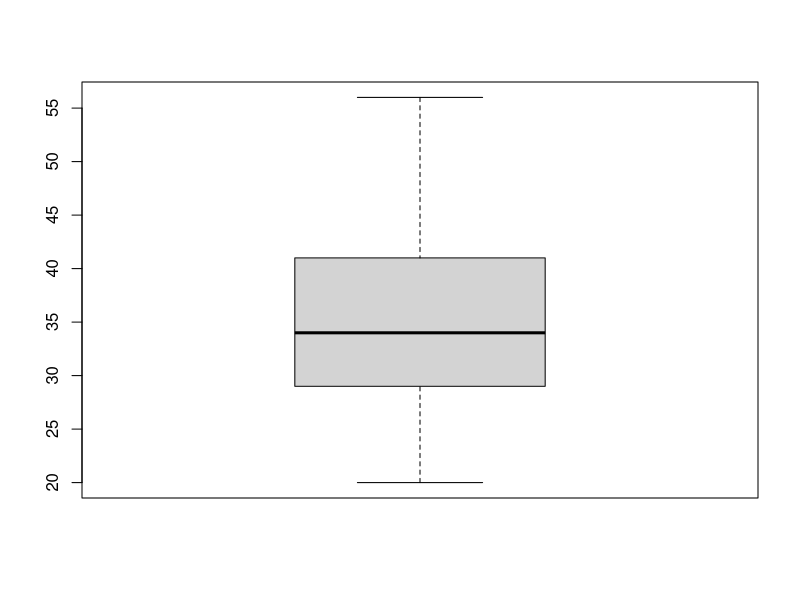
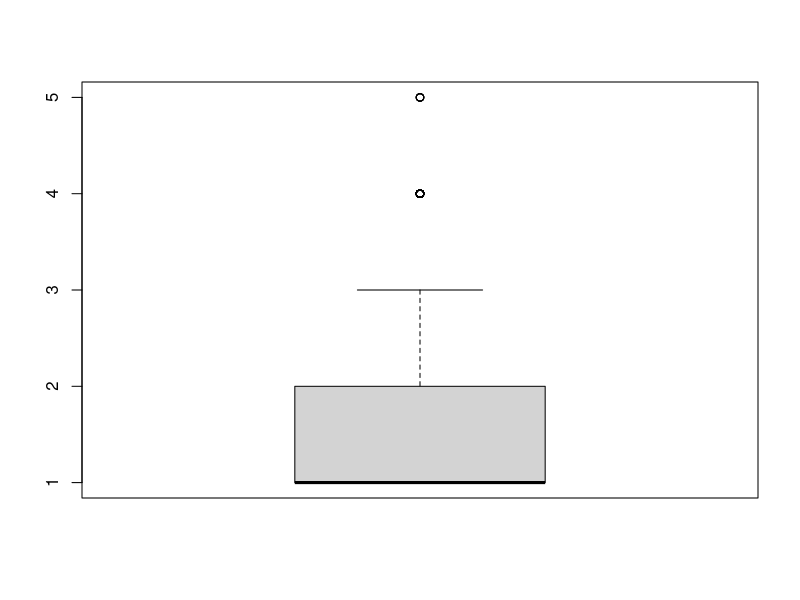
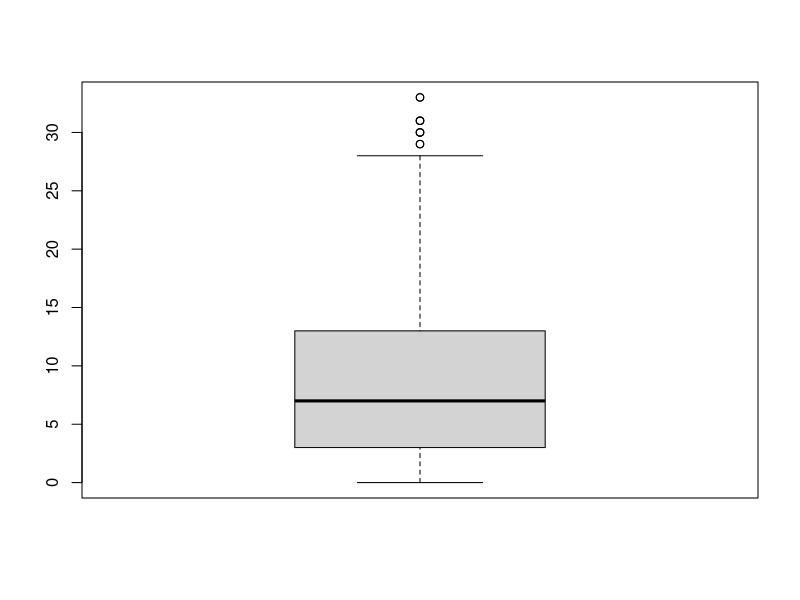
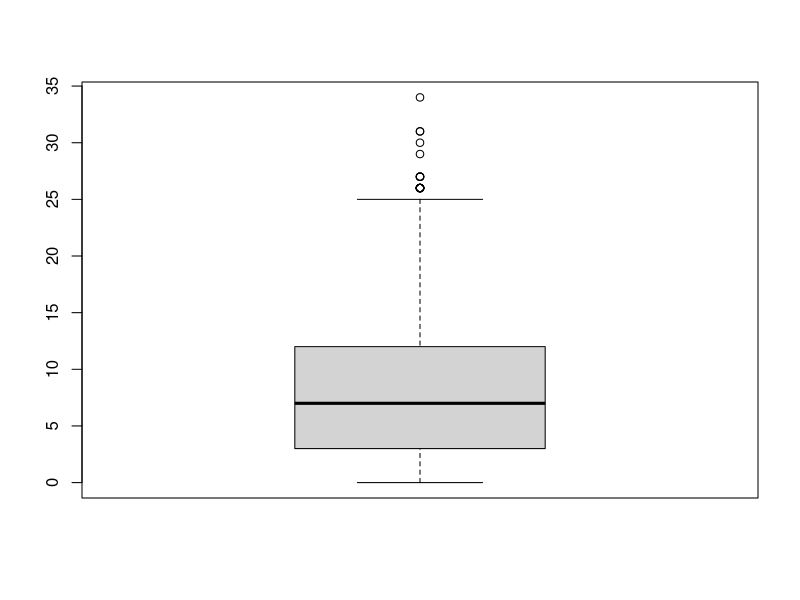
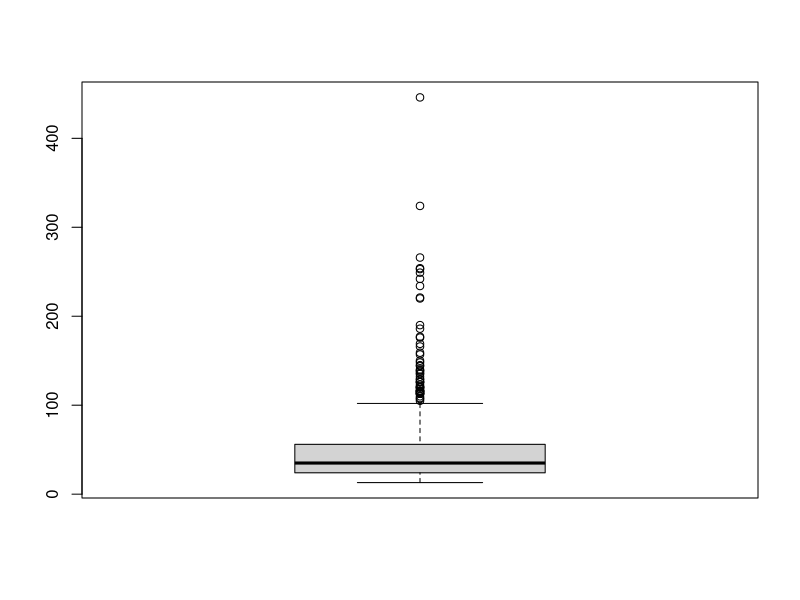
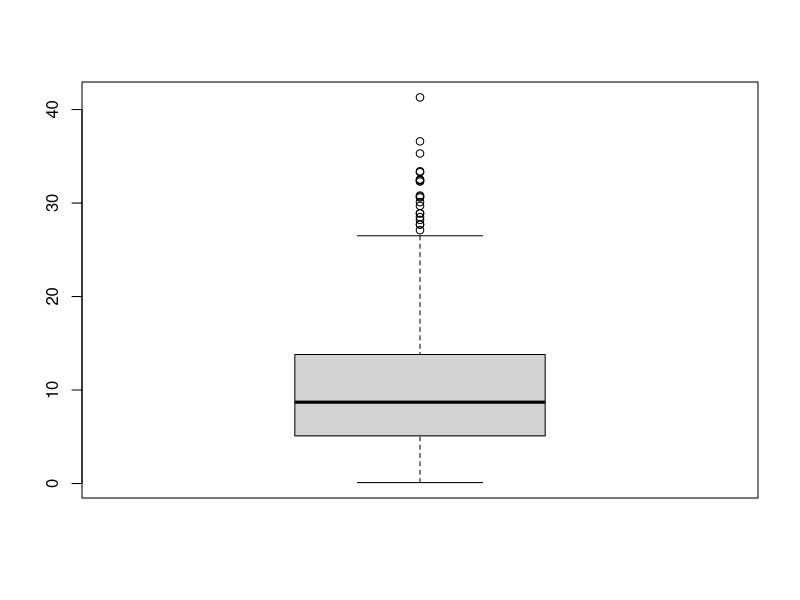
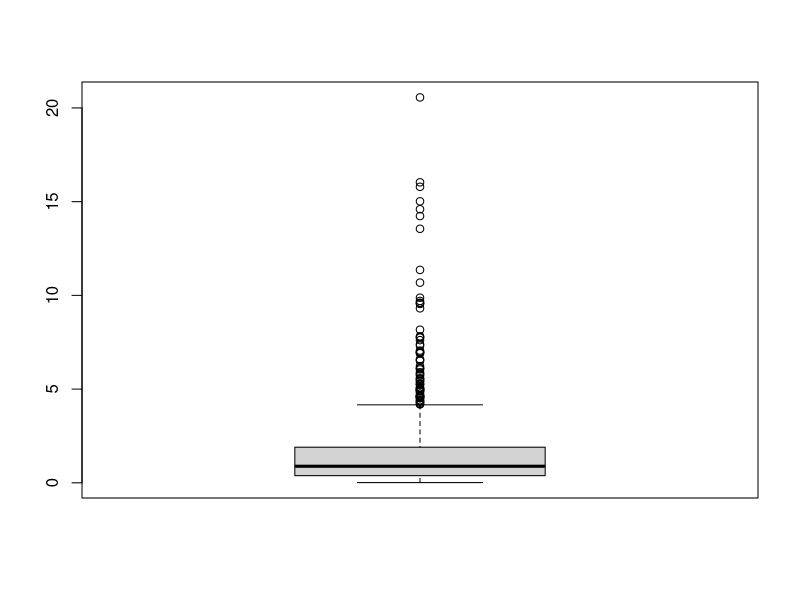
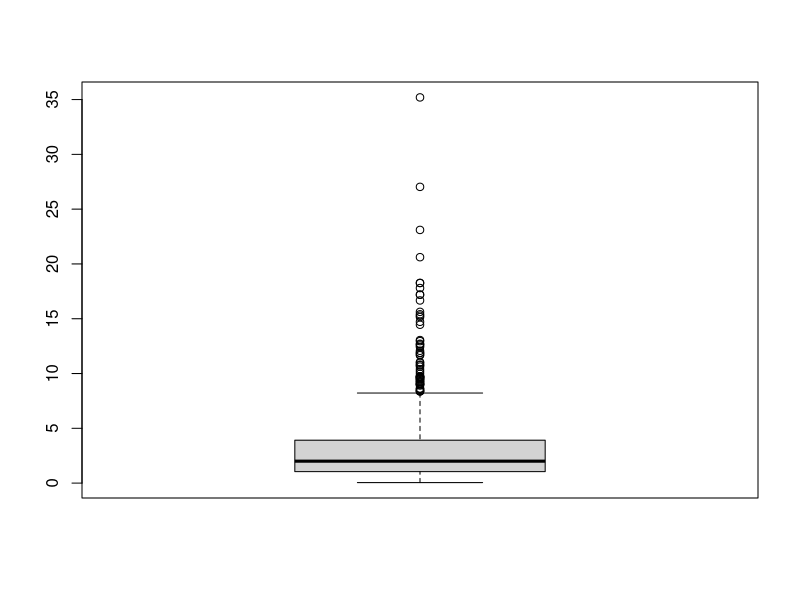

Write R code to recreate these figures, in order.
## ---- chunk 1
library(readr)
bankDetails <- read_table2("bankDetails.csv")
head(bankDetails)
## ---- chunk 2
  nrow(bankDetails)
## ---- chunk 3
bankDetailsTrain <- bankDetails[1:700,1:9]
bankDetailsTest <- bankDetails[701:850,1:9]
## ---- chunk 4
summary(bankDetails)
## ---- chunk 5
boxplot(bankDetails$age)
## ---- chunk 6
boxplot(bankDetails$ed)
## ---- chunk 7
boxplot(bankDetails$employ)
## ---- chunk 8
boxplot(bankDetails$address)
## ---- chunk 9
boxplot(bankDetails$income)
## ---- chunk 10
boxplot(bankDetails$debtinc)
## ---- chunk 11
boxplot(bankDetails$creddebt)
## ---- chunk 12
boxplot(bankDetails$othdebt)
